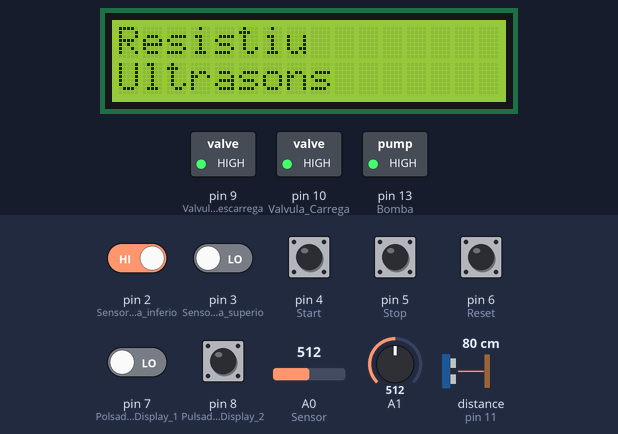
The sketch below on a simulated Arduino Uno, built with avr-gcc and run on an emulated ATmega328P. Parts: 16×2 character LCD, switched loads named in the sketch (green lamp = pin HIGH). Wiring (inferred from the names in the program): ultrasonic range finder: trigger pin 12; echo pin 11. Inputs (shaded band) come from the test bench; at power-on: pin 2 (Sensor_tanc_bomba_inferio), pin 5 (Stop) HIGH, pin 3 (Sensor_tanc_bomba_superio), pin 4 (Start), pin 6 (Reset), pin 7 (Polsador_Display_1), pin 8 (Pulsador_Display_2) LOW, A1 = 512, A0 (Sensor) = 512, distance to the obstacle (sensor on pin 11) 80 cm. The echo pulse lasts 58.3 µs per cm; pins used as bus, display or sensor lines are not drawn; what the sketch prints to the serial monitor is not drawn.

Above: at 11.3 s.
11.4 s: pin 7 (Polsador_Display_1) driven HIGH
At 14.0 s:
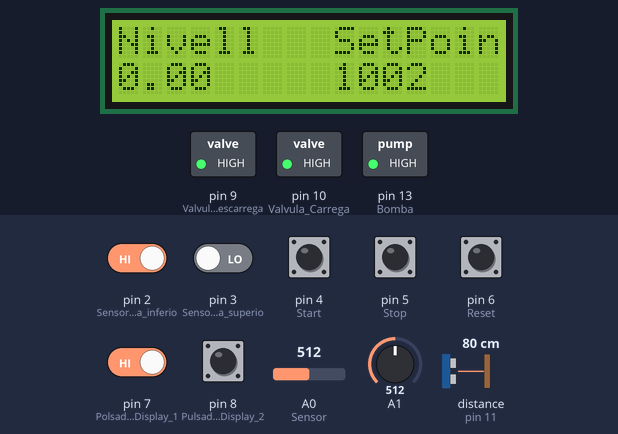
14.7 s: pin 4 (Start) pulled HIGH for 0.75 s
At 16.3 s:
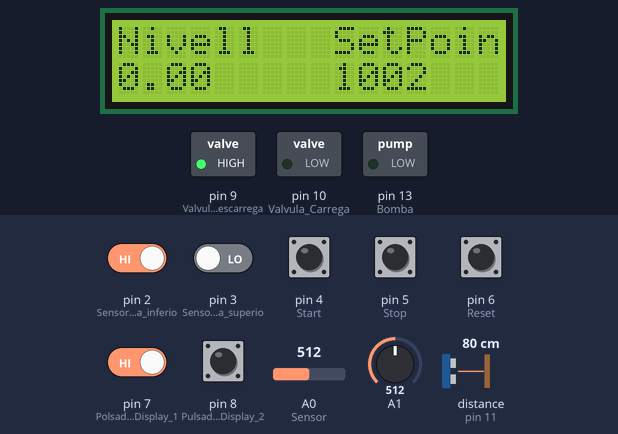
17.1 s: A1 set to 131
At 18.4 s:
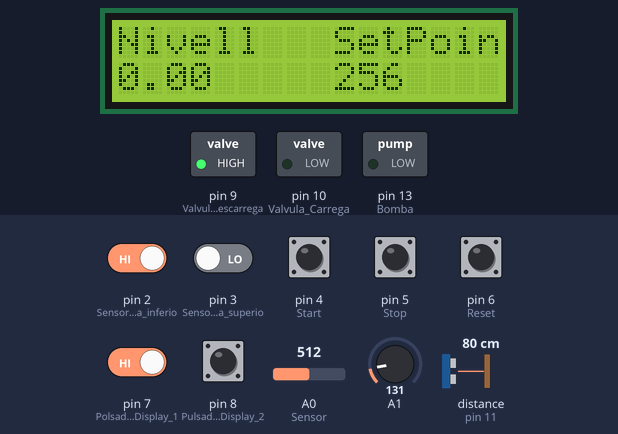
20.4 s: A1 set to 104
At 21.3 s:
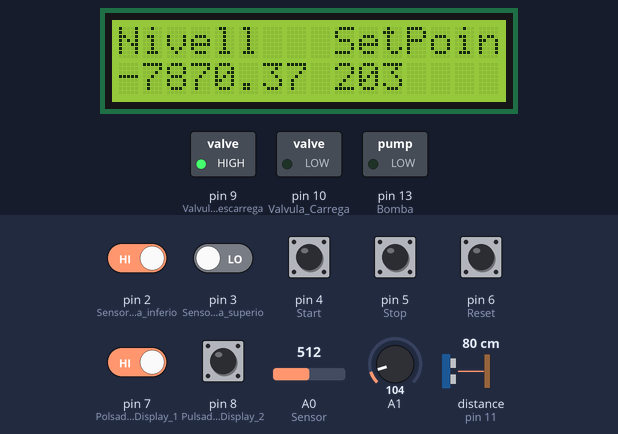
23.0 s: pin 2 (Sensor_tanc_bomba_inferio) driven LOW
At 25.7 s:
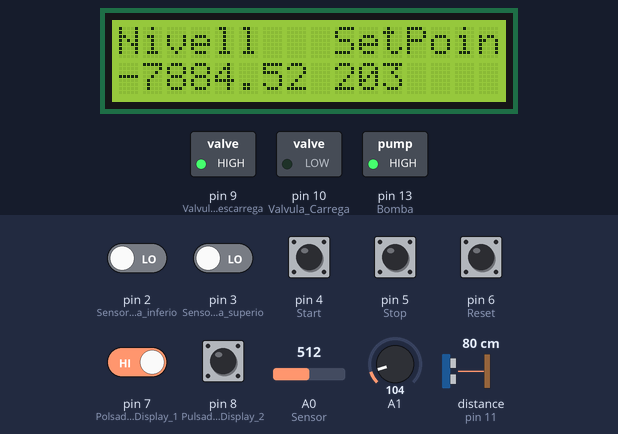
26.0 s: pin 6 (Reset) pulled HIGH for 0.75 s
At 27.2 s:
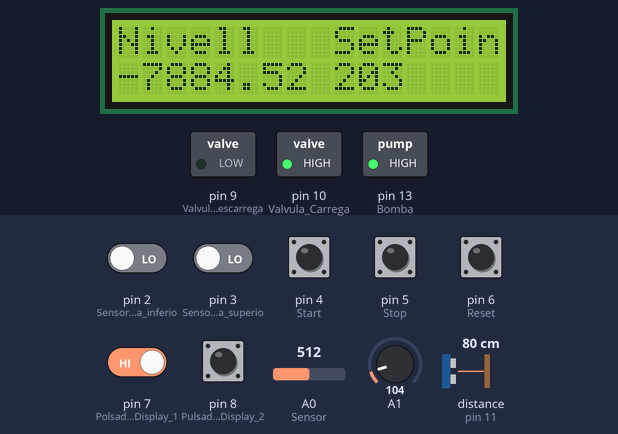
Timing chart, 0 to 29.0 s (numbered marks = the images above; inputs shaded):
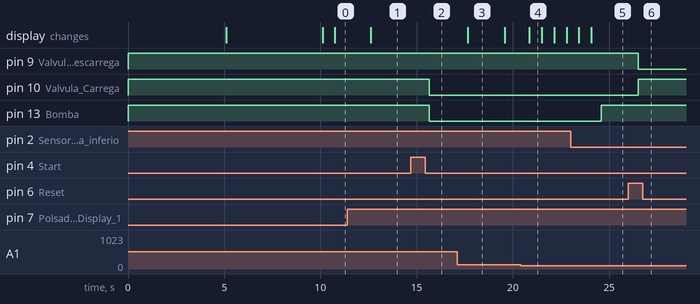

Measured:
- after the input at 11.4 s, the display: changes after 1.2 s (image 1)
- after the input at 14.7 s, pin 10 (Valvula_Carrega), pin 13 (Bomba): HIGH → LOW after 0.95 s
- after the input at 17.1 s, the display: changes after 0.57 s (image 3)
- after the input at 23.0 s, pin 13 (Bomba): LOW → HIGH after 1.6 s
- after the input at 26.0 s, pin 9 (Valvula_descarrega): HIGH → LOW after 0.52 s; pin 10 (Valvula_Carrega): LOW → HIGH after 0.52 s
- what the display in image 3 shows lasts 1.9 s, from 17.7 s to 19.6 s
- what the display in image 4 shows lasts 0.6 s, from 20.9 s to 21.5 s

The sketch:

Projecte_Control_Tanc_d_aigua_Jose_Granados.ino
```cpp
//Llibreries
#include <LiquidCrystal_I2C.h>
LiquidCrystal_I2C lcd(0x27, 16, 2); // Direcció i tamany de la pantalla 16x2

//Variables d'entrada anlògiques
int pote = 0; // Variable Entrada Potenciometré
int sensor = 0; // Variable Entrada del Sensor

    // Variable Condicions Funcionament bomba
    int Bomba = 0;

          // Variables escalades  entrades analògiques
          int valorsensor; // Variable escalada del sensor.
          int valorpote;// Variable escalada potencimetre SetPoint.

              // Variables de falsejat del senyal del sensor 'Histeresi sensor' i calcul error
              int sensorsuma; // Histeresi sensor per la carrega
              int sensorresta; // Histeresi sensor per la descarrega


                // Variable del Setpoint per visualitzar a la pantalla

                    // Variables entrades digitals
                    bool Sensorinferior;
                    bool Sensorsuperior;
                    bool P_Start;
                    bool P_Stop;
                    bool P_Reset;
                    bool display1;
                    bool display2;

                            // Variables de funcionament
                    bool enclavament;
                    bool estat;
                    bool enclavament2;
                    bool estat2;
                    bool Activat;
                    bool Aturat;
                    bool Buidar;
                    bool inRange;
                    bool outRange;

                          // Variables de funcionament sensor ultrasons

                               // Pins Entrada Ultrasons Trig i Echo
                               const int PinTrig=12;
                               const int PinEcho=11;

                              // Constant velocitat del sò a temperatura ambient.
                               const float VelSon = 34000.0;

                              // Numero de lectures del ultrasons
                               const int numLecturas = 15; // Com menys lectures mes precisió pero al tratarse de liquids obtindrem moltes fluctuacions per el moviment del mateix.

                              // Constants de distancia als 1000 ml i en buit
                               const float distancia1000 = 7.61; // Distancia als 100ml 3,69cm
                               const float distanciaVacio = 19.11; // Distancia amb remanent d'aigua 16,85cm sense res d'aigua 19,11cm
                               float lecturas[numLecturas]; // Vector per guardar les lectures del ultrasons
                               int lecturaActual = 0; // Lectura actual
                               float total = 0; // Total lectures
                               float media = 0; // Mitja de les lectures
                               bool primeraMedia = false; // Variable booleana per la mitja de les lectures per avisar cuan s'ha fet la primera mitja.
                               float quantitatLiquid;// Quantitat de liquid en ml
                               float distanciaLleno; // Distancia omplert en cm


void setup() { // put your setup code here, to run once:
 // Sortides Entrades Digitals
  pinMode (2, INPUT); // Sensor tanc bomba inferior
  pinMode (3, INPUT); // Sensor tanc bomba superior
  pinMode (4, INPUT); // Start
  pinMode (5, INPUT); // Stop
  pinMode (6, INPUT); // Reset
  pinMode (7, INPUT); // Polsador Display 1
  pinMode (8, INPUT); // Pulsador Display 2
  pinMode (10, OUTPUT); // Valvula Carrega
  pinMode (9, OUTPUT); // Valvula descarrega
  pinMode (13, OUTPUT); // Bomba

  // Sensor Ultrasons
      // Declarem com a sortida i entrada del sensor d'ultrasons Trig i Echo
      pinMode(PinTrig, OUTPUT); // Pin 12
      pinMode(PinEcho, INPUT); // Pin 11

      // Iniciem el vector de lectures
      for (int i = 0; i < numLecturas; i++) // Si I es igual a 0  i es menor a numero de lectures incrementa el vector I
      {
        lecturas[i] = 0; // Tornem a posar la variable a 0
      }

// Reset relés a 0
  digitalWrite (9, HIGH); // Valvula de Carrega
    digitalWrite (10, HIGH); // Valvula descarrega
    digitalWrite (13, HIGH); // Bomba

  // Pantalla Display Text inici
  lcd.init();
  lcd.display(); // Activar Pantalla
  lcd.backlight (); // Activar llum
  lcd.setCursor (0, 0);
  lcd.print  ("Control Nivell");
  lcd.setCursor (0, 1);
  lcd.print  ("Tanc d'aigua");
  delay (5000);
  lcd.clear ();
  lcd.setCursor (0, 0);
  lcd.print  ("Jose Granados");
  lcd.setCursor (0, 1);
  lcd.print  ("GS 1r Ari");
  delay (5000);
  lcd.clear (); // Netejar pantalla


  Serial.begin(9600); // Visualització en monitor

 }


void loop() {
  // put your main code here, to run repeatedly:

   // Lectura entrades digitals
        Sensorinferior = digitalRead (2);
        Sensorsuperior = digitalRead (3);
        P_Start = digitalRead (4);
        P_Stop =  digitalRead (5);
        P_Reset = digitalRead (6);
        display1 = digitalRead (7);
        display2 = digitalRead (8);


  // Crida al Void de condicions de funcionament sensor ultrasons
  Lectura_ultrasons();
  // Crida al Void de condicions de funcionament sensor resistiu
  Calcul_sensors();

    // Condicions Marxa, Atur, Reset polsadors

                    enclavament=estat;
                    enclavament2=estat2;

                       if (P_Start == HIGH){ // Polsador Start posa a 1 la variable estat i Activat, les demes a 0.
                        estat=1;
                        estat2=0;
                       }

                       else if (P_Reset == HIGH){ // Polsador Reset posa a 1 la variable buidar i l'estat2 i les demes a 0.
                        estat2=1;
                        estat=0;
                       }


                       else if (P_Stop == LOW){ // Polsador Stop posa a 1 la variable aturat i tots els estats a 0
                        estat=0;
                        estat2=0;
                       }


                     if (estat2==0 && estat==0){ // Sistema Aturat
                        Aturat=1;
                        Buidar=0;
                        Activat=0;
                        Sistema();  // Crida al Void de condicions de funcionament del sistema
                        }
                     else if (estat==1){ // Sistema Activat
                        Activat=1;
                        Buidar=0;
                        Aturat=0;
                        Sistema();  // Crida al Void de condicions de funcionament del sistema
                          }
                     else if (estat2==1){ // Sistema en Reset
                        Buidar=1;
                        Activat=0;
                        Aturat=0;
                        Sistema();  // Crida al Void de condicions de funcionament del sistema
                         }


             // Condicions de funcionament de la Bomba Nivell del tanc exterior, sensors digitals

                     if (Sensorinferior == LOW && Sensorsuperior == LOW) {// Si els dos sensors no estan activats no hi ha aigua i possa la variable bomba a 0
                                Bomba = 0;
                           }
                         else if (Sensorinferior == HIGH && Sensorsuperior == LOW) {
                                Bomba = 1;
                              }
                              else {
                                Bomba = 1;
                              }

    // Visualització en monitor

        Serial.print("Bomba");
        Serial.println (  Bomba);
        Serial.print("Histeresi sensor");
        Serial.println(   sensorresta);
        Serial.print(" Activat");
        Serial.println ("");
        Serial.println(Activat);
        Serial.print("ml");
        Serial.println ("");
        Serial.println(quantitatLiquid);
        Serial.print("Histeresi");
        Serial.println (sensorresta);
        Serial.println ("");
        Serial.println ("sensor suma");
        Serial.println ("");
        Serial.println (sensorsuma);
        Serial.print("Sensor Resistiu");
        Serial.println ("");
        Serial.println(sensor);
        Serial.print("Distancia cm");
        Serial.println ("");
        Serial.println(distanciaLleno);
        Serial.print("inRange");
        Serial.println ("");
        Serial.println(inRange);
        Serial.print("outRange");
        Serial.println ("");
        Serial.println(outRange);


  // Crida al Void de condicions de funcionament de la pantalla
  Pantalla(); // Execució pantalla


}

    // Void Loop Calcul i lectura sensor
    void Calcul_sensors() {

      sensor = analogRead(A0); // Declaració Entrada analògica Sensor resistiu A0
      valorsensor = map(sensor, 1009, 520, 0, 2000);  // Mapejat del sensor resistiu

               // Entrada Potenciometre SetPoint i mapejat dels valors
               pote = analogRead(A1); // Declaració Entrada analògica potenciometre
               valorpote = map(pote, 0, 1021, 0, 2000);  // Mapejat del potenciometre


                 // Histeresi Sensor Ultrasons
                 sensorsuma = quantitatLiquid + 230;
                 sensorresta = quantitatLiquid -295;

        }


       // Void Loop Funcionament Sistema
     void Sistema() {


          // Condicions de funcionament

               if (Activat == 1) // Comparació entre dos valors si la variable activat es igual a 1 executa el control del tanc d'aigua
                {

                  if (Bomba==1){ // Si els sensor de la bomba detectan que hi ha aigua i per tant la variable Bomba esta a a 1 aquesta permet que s'activi la bomba.
                  digitalWrite (13, LOW); // Bomba
                  }
                  else{
                  digitalWrite (13, HIGH); // Bomba  // Si el sensor de limit inferior esta aturat no deixa activar la bomba.
                  }

                   if ((sensorresta <= valorpote) && (valorpote <= sensorsuma)) // In range = 1 quan el valor del potenciometre esta entre la resta i la suma del sesnor.
                        {
                          inRange=1;
                          outRange=0;
                        }

                   else if ((valorpote < sensorresta) or (valorpote > sensorsuma)) // Out of range = 1 quan el valor del potenciometre esta fora del rang de la resta o la suma del sensor.
                        {
                          inRange=0;
                          outRange=1;
                        }


                        if (inRange==1) { // Si l'error esta dintre del rang d'error del nostre sistema atura les valvules de carrega i descarrega.
                        digitalWrite (10, HIGH); // Valvula de Carrega
                        digitalWrite (9, HIGH); // Valvula descarrega

                        }
                       else if (outRange==1) { // Si l'error esta fora del rang del error del nostre sistema...

                           if (valorpote>sensorsuma){ // Si el valor del setpoint es mes gran que la suma del sensor activa la valvula de carrega
                           digitalWrite (10, LOW); // Valvula de Carrega
                           digitalWrite (9, HIGH); // Valvula descarrega

                          }

                          else if (valorpote<sensorresta){ // Si el valor del potenciometre es mes petit que la resta del sensor activa la valvula de descarrega
                          digitalWrite (10, HIGH); // Valvula de Carrega
                          digitalWrite (9, LOW); // Valvula descarrega


                          }
                          else if (quantitatLiquid==valorpote){ // Si el valor que calcula el ultrasons de liquid es igual al valor del potenciometre atura les valvules de carrega i descarrega
                          digitalWrite (10, HIGH); // Valvula de Carrega
                          digitalWrite (9, HIGH); // Valvula descarrega

                            }
                       }
                    }

      else if (Aturat == 1) // Si el sistema esta aturat s'aturen les sortides.
            {
          digitalWrite (10, HIGH); // Valvula de Carrega
          digitalWrite (9, HIGH); // Valvula descarrega
          digitalWrite (13, HIGH); // Bomba
           }

      else if (Buidar == 1) // Si el sistema esta en Reset es comença a buidar el tanc obrint la valvula de desccarrega.
            {
            digitalWrite (10, HIGH); // Valvula de Carrega
            digitalWrite (9, LOW); // Valvula descarrega
            digitalWrite (13, HIGH); // Bomba

            }
      }


  // Void Loop Sensor Ultrasons
          void Lectura_ultrasons() {
          // Eliminem la ultima mesura del vector per tornar a fer un altre lectura
            total = total - lecturas[lecturaActual];

            iniciarTrigger(); // Iniciem el void Trigger per anar fent les mesures

            //La funció Pulsein obté el temps que tarda en cambiar el estat 'De HIGH a LOW'
            unsigned long tiempo = pulseIn(PinEcho, HIGH);

            // Per obtenir la distancia en  cm convertim el temps de microsegons a segons multiplicant per 0.000001 de la formula de la distancia a velocitat del sò
            float distancia = tiempo * 0.000001 * VelSon / 2.0;

            // Guardem la distancia al vector de lectura
            lecturas[lecturaActual] = distancia;

            // Sumem la lectura a les demes lectures fetes
            total = total + lecturas[lecturaActual];

            // Avançem a la següent posició en el vector
            lecturaActual = lecturaActual + 1;

            // Una vegada arribem al numero maxim de lectures activem la variable per fer la mitja de les lectures i reiniciem la variable de lectura actual a 0
            if (lecturaActual >= numLecturas)
            {
              primeraMedia = true;
              lecturaActual = 0;
            }

            // Calculem la mitja de les lectures guardades.
            media = total / numLecturas;

           // Calcul de la lectura del sensor d'ultrasons nomes cuan s'ha calculat la mitja total.
                   if (primeraMedia) // Si la primera mitja de lectures s'ha calculat calcula la distancia que s'ha omplert
                        {
                          distanciaLleno = distanciaVacio - media; // Calcula la distancia omplerta restant la distancia en buit de la mitja de les lectures en real.
                          quantitatLiquid = distanciaLleno * 1000 / distancia1000; // Calcula la cantitat de liqui multiplicant la distancia del liquid per 1000 i ho divideix de la distancia als 1000ml.
                        }

                  delay(500); // Espera per tornar a mesurar.

                 }

  // Void que inicia el trigger per començar les lectures.
void iniciarTrigger(){
  // Posem el trigger en LOW i esperem 2 microsegons
  digitalWrite(PinTrig, LOW);
  delayMicroseconds(2);

  // Activem el trigger i esperem 10 microsegons a que retorni la ona i no es solapin l'una del altre.
  digitalWrite(PinTrig, HIGH);
  delayMicroseconds(10);

  // Tornem a posar el Trig en low per tornar a enviar un altre senyal.
  digitalWrite(PinTrig, LOW);
}

    // Void Pantalla
    void Pantalla() {

      // Condicions visualització pantalla

      if (display1 == HIGH && display2 == LOW) { // Sensor Ultrasons
        lcd.clear (); // Netejar pantalla
        lcd.setCursor (0, 1);
        lcd.print  (quantitatLiquid);
        lcd.setCursor (9, 1);
        lcd.print  (valorpote);
        lcd.setCursor (0, 0);
        lcd.print  ("Nivell   SetPoint");
        lcd.display(); // Activar Pantalla

      }

      else if (display2 == HIGH && display1 == LOW) { // Sensor Resistiu
        lcd.clear (); // Netejar pantalla
        lcd.setCursor (0, 1);
        lcd.print  (valorsensor);
        lcd.setCursor (9, 1);
        lcd.print  (valorpote);
        lcd.setCursor (0, 0);
        lcd.print  ("Nivell  SetPoint");
        lcd.display(); // Activar Pantalla

      }
      else { // Menu pantalla
        lcd.clear (); // Netejar pantalla
        lcd.setCursor (0, 1);
        lcd.print  ("Ultrasons");
        lcd.setCursor (0, 0);
        lcd.print  ("Resistiu");
        lcd.display(); // Activar Pantalla

      }
    }
```
